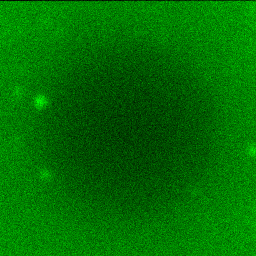
#> input picture FRAP-Analysis/frame1.png, 256 x 256 px
$ jupyter execute --allow-errors YuqiFRAP.ipynb
#> lines starting #> are read from the running program, lines starting #| are printed output that depends on the picture; after the words box and inside, x2 and y2 are one past the last pixel; in counts of white or black regions, pixels touching at a corner belong together
[cell 1]
import cv2
import numpy as np
import matplotlib.pyplot as plt
from scipy.stats import norm
from scipy.optimize import curve_fit
import os
from PIL import Image
import pandas as pd

[cell 2]
def radial_brightness_distribution(gray_image, center):

    # Calculate distances from the center
    y, x = np.indices(gray_image.shape)
    print(gray_image.shape)
    distances = np.sqrt((x - center[0])**2 + (y - center[1])**2)

    # Get unique radii and calculate mean brightness for each radius
    unique_radii = np.unique(distances)
    mean_brightness = [np.mean(gray_image[distances == r]) for r in unique_radii]

    return unique_radii, mean_brightness

# Set the center point for radial brightness distribution
center_point = (130, 130)  # Change the coordinates as needed


# Define the Gaussian function
def gaussian(x, amplitude, mean, stddev):
    return amplitude * np.exp(-((x - mean) / stddev) ** 2 / 2)

#> (a cell that did not finish here is left out)

[cell 4]
img0 = cv2.imread(f'decomposed/decomp0.tif')
#> (the rest of this cell did not finish here and is left out)

[cell 5]
# Set Gaussian parameters for first frame to prevent false fitting

img = cv2.imread(f'decomposed/decomp0.tif')
#> (the rest of this cell did not finish here and is left out)

[cell 6]
indices, sigma, A = [],[],[]

mean_list, shift_list = [],[]

#> (the rest of this cell did not finish here and is left out)

[cell 7]
print(sigma)
plt.scatter(indices, sigma)
plt.show()
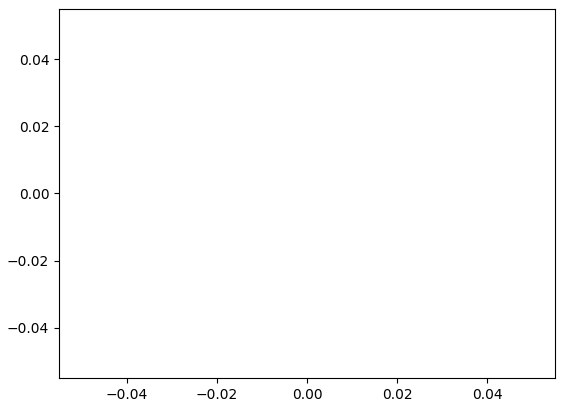
#> figure drawn by matplotlib, 1 panel
#plt.plot(indices, A)

[cell 8]
def linear_function(x, m, b):
    return m * x + b

def FindRoot(m,b):
    return -b/m

#> (a cell that did not finish here is left out)

[cell 10]
log_indices = np.log(indices)
log_A = np.log(A)
nan_indices = np.isinf(log_indices)
log_indices = log_indices[~nan_indices]
log_A = log_A[~nan_indices]
plt.plot(log_indices, log_A)

#> (a cell that did not finish here is left out)

[cell 12]
# Automatic Circle Detection for 2D diffusion
# Read the original image
img = cv2.imread('frame1.png')
#> img is the input picture: shape (256, 256, 3); mean B, G, R 0, 112.2, 0
img_gray = cv2.cvtColor(img, cv2.COLOR_RGB2GRAY)

img2 = cv2.imread('frame4.png')
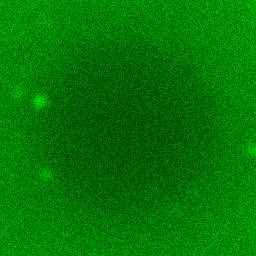
#> input picture FRAP-Analysis/frame4.png, 256 x 256 px
#> img2 is the input picture: shape (256, 256, 3); mean B, G, R 0, 119.2, 0
img2_gray = cv2.cvtColor(img2, cv2.COLOR_RGB2GRAY)

img3 = cv2.imread('frame8.png')
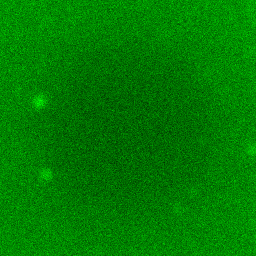
#> input picture FRAP-Analysis/frame8.png, 256 x 256 px
#> img3 is the input picture: shape (256, 256, 3); mean B, G, R 0, 125, 0
img3_gray = cv2.cvtColor(img3, cv2.COLOR_RGB2GRAY)

img4 = cv2.imread('frame12.png')
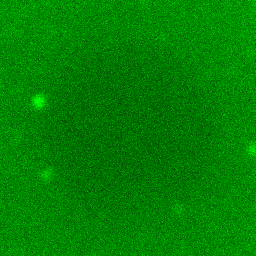
#> input picture FRAP-Analysis/frame12.png, 256 x 256 px
#> img4 is the input picture: shape (256, 256, 3); mean B, G, R 0, 129.5, 0
img4_gray = cv2.cvtColor(img4, cv2.COLOR_RGB2GRAY)
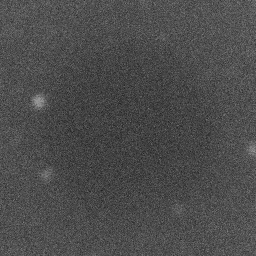
#> img4_gray: shape (256, 256); min 27, max 150, mean 76

# Blur using 3 * 3 kernel.
gray_blurred = cv2.blur(img_gray, (3, 3))
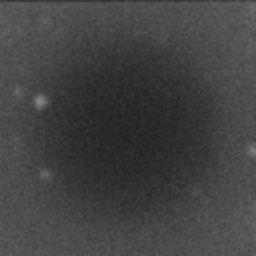
#> gray_blurred: shape (256, 256); min 29, max 136, mean 65.9

a_avg, b_avg, r_avg = [], [], []
# Apply Hough transform on the gray image.
detected_circles = cv2.HoughCircles(img_gray,
				cv2.HOUGH_GRADIENT, 1, 20, param1 = 10,
			param2 = 10, minRadius = 10, maxRadius = 100)
#> detected_circles = 126 rows, first 8: [109.5, 127.5, 99.4], [129.5, 137.5, 99.4], [159.5, 134.5, 95], [129.5, 172.5, 79.6], [173.5, 161.5, 79.6], [151.5, 85.5, 77.4], [181.5, 106.5, 69.7], [90.5, 180.5, 69.7]
# Draw circles that are detected.
if detected_circles is not None:

	# Convert the circle parameters a, b and r to integers.
	detected_circles = np.uint16(np.around(detected_circles))
#> detected_circles = 126 rows, first 8: [110, 128, 99], [130, 138, 99], [160, 134, 95], [130, 172, 80], [174, 162, 80], [152, 86, 77], [182, 106, 70], [90, 180, 70]

	for pt in detected_circles[0, :]:

	 	print(pt)
	 	a_avg.append(pt[0])
	 	b_avg.append(pt[1])
	 	r_avg.append([2])
#> this loop made 126 passes
#> pt on passes 1 to 12: [110, 128, 99], [130, 138, 99], [160, 134, 95], [130, 172, 80], [174, 162, 80], [152, 86, 77], [182, 106, 70], [90, 180, 70], [138, 110, 72], [108, 168, 70], [184, 196, 60], [86, 112, 66]
#| [110 128  99]
#| [130 138  99]
#| [160 134  95]
#| [130 172  80]
#| [174 162  80]
#| [152  86  77]
#| [182 106  70]
#| [ 90 180  70]
#> (further printed lines are left out)
#> after the loop, a_avg = 126 values, max 256 at index 57, min 2 at index 16, mean 127.6; b_avg = 126 values, max 256 at index 82, min 2 at index 71, mean 131.9; r_avg = 126 items, first 6: [2], [2], [2], [2], [2], [2]

a = int(np.average(a_avg))
#> a = 127
b = int(np.average(b_avg))
#> b = 131
r = int(np.average(r_avg))
#> r = 2

cv2.circle(img, (a, b), r, (0, 255, 0), 2)
cv2.circle(img, (a, b), 1, (0, 0, 255), 3)
#> img: shape (256, 256, 3); mean B, G, R 0, 112.2, 0.1
plt.imshow(img)
plt.show()
print(a,b)
#| 127 131

[cell 13]
# Manual Detection
x,y = 130,130
rm = 70
cv2.circle(img, (x, y), rm, (255, 255, 255), 2)
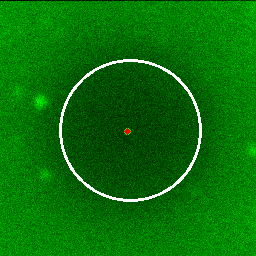
#> img: shape (256, 256, 3); mean B, G, R 5, 115.5, 5.1
cv2.circle(img, (x, y), 1, (255, 255, 0), 2)
#> img: shape (256, 256, 3); 0.03% of pixels changed, all inside (x1, y1, x2, y2) = (128, 128, 133, 133)
plt.imshow(img)
plt.show()

[cell 14]
# Calculate radial brightness distribution
radii, brightness = radial_brightness_distribution(img_gray, center_point)
#| (256, 256)
#> in radial_brightness_distribution, `unique_radii = np.unique(distances)`:
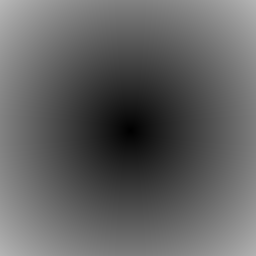
#> distances: shape (256, 256) float64; min 0, max 183.8, mean 98
#> in radial_brightness_distribution, `mean_brightness = [np.mean(gray_image[distances == r]) for r in unique..`: mean_brightness = 6107 values, max 102.5 at index 5934, min 18 at index 6106, mean 66.53
#> radii = 6107 values from 0 to 183.8; brightness has the same summary as mean_brightness in radial_brightness_distribution
radii2, brightness2 = radial_brightness_distribution(img2_gray, center_point)
#| (256, 256)
#> radii2 = 6107 values from 0 to 183.8; brightness2 = 6107 values, max 104.2 at index 5571, min 42.75 at index 16, mean 70.71
radii3, brightness3 = radial_brightness_distribution(img3_gray, center_point)
#| (256, 256)
#> radii3 = 6107 values from 0 to 183.8; brightness3 = 6107 values, max 107 at index 6087, min 50.12 at index 105, mean 73.87
radii4, brightness4 = radial_brightness_distribution(img4_gray, center_point)
#| (256, 256)
#> radii4 = 6107 values from 0 to 183.8; brightness4 = 6107 values, max 103.5 at index 6100, min 53 at index 219, mean 76.44


# Plot the radial brightness distribution
plt.scatter(radii, brightness, color='b', s=1, norm=True)
plt.scatter(radii2, brightness2,color='r', s=0.5, norm=True)
plt.scatter(radii3, brightness3,color='g', s=0.5, norm=True)
plt.scatter(radii4, brightness4,color='y', s=0.5, norm=True)

plt.title('Radial Brightness Distribution')
plt.xlabel('Radius from Center')
plt.ylabel('Mean Brightness')
plt.show()
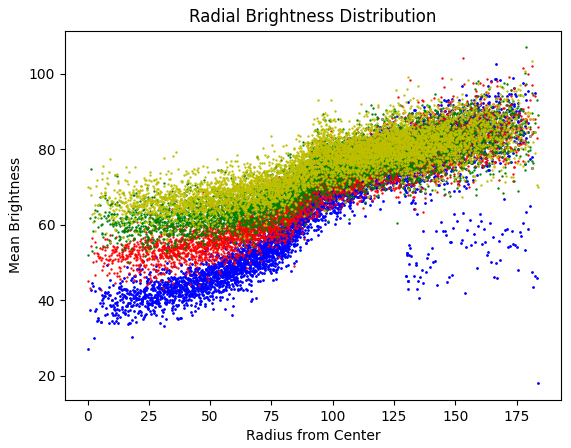
#> figure drawn by matplotlib, 1 panel

[cell 15]
# Mirror the data
mirrored_x_data = np.concatenate((-np.flip(radii), radii))
#> mirrored_x_data = 12214 values from -183.8 to 183.8
mirrored_y_data = np.concatenate((np.flip(brightness), brightness))
#> mirrored_y_data = 12214 values, max 102.5 at index 172, min 18 at index 0, mean 66.53
normalized_array = (mirrored_y_data- np.min(mirrored_y_data)) / (np.max(mirrored_y_data) - np.min(mirrored_y_data))
#> normalized_array = 12214 values, max 1 at index 172, min 0 at index 0, mean 0.574

mirrored_x_data2 = np.concatenate((-np.flip(radii2), radii2))
#> mirrored_x_data2 = 12214 values from -183.8 to 183.8
mirrored_y_data2 = np.concatenate((np.flip(brightness2), brightness2))
#> mirrored_y_data2 = 12214 values, max 104.2 at index 535, min 42.75 at index 6090, mean 70.71
normalized_array2 = (mirrored_y_data2- np.min(mirrored_y_data2)) / (np.max(mirrored_y_data2) - np.min(mirrored_y_data2))
#> normalized_array2 = 12214 values, max 1 at index 535, min 0 at index 6090, mean 0.455

mirrored_x_data3 = np.concatenate((-np.flip(radii3), radii3))
#> mirrored_x_data3 = 12214 values from -183.8 to 183.8
mirrored_y_data3 = np.concatenate((np.flip(brightness3), brightness3))
#> mirrored_y_data3 = 12214 values, max 107 at index 19, min 50.12 at index 6001, mean 73.87
normalized_array3 = (mirrored_y_data3- np.min(mirrored_y_data3)) / (np.max(mirrored_y_data3) - np.min(mirrored_y_data3))
#> normalized_array3 = 12214 values, max 1 at index 19, min 0 at index 6001, mean 0.417

mirrored_x_data4 = np.concatenate((-np.flip(radii4), radii4))
#> mirrored_x_data4 = 12214 values from -183.8 to 183.8
mirrored_y_data4 = np.concatenate((np.flip(brightness4), brightness4))
#> mirrored_y_data4 = 12214 values, max 103.5 at index 6, min 53 at index 5887, mean 76.44
normalized_array4 = (mirrored_y_data4- np.min(mirrored_y_data4)) / (np.max(mirrored_y_data4) - np.min(mirrored_y_data4))
#> normalized_array4 = 12214 values, max 1 at index 6, min 0 at index 5887, mean 0.464

[cell 16]
_data = mirrored_x_data
y_data = normalized_array
#> y_data has the same summary as normalized_array


# Plot the data and the fitted Gaussian distribution
plt.scatter(mirrored_x_data, normalized_array, label='F1', s=0.5)
#plt.scatter(mirrored_x_data2, normalized_array2, label='F4', s=0.5)
#plt.scatter(mirrored_x_data3, normalized_array3, label='F8', s=0.5)
#plt.scatter(mirrored_x_data4, normalized_array4, label='F12', s=0.5)

#> (the rest of this cell did not finish here and is left out)

[cell 17]
def brightness_distribution_along_axis(image, axis):

    # Sum pixel values along the specified axis
#> called with axis = 0
    brightness_distribution = np.sum(image, axis=axis)
#> brightness_distribution = 256 rows, first 8: [0, 35373, 0], [0, 35018, 0], [0, 34813, 0], [0, 34505, 0], [0, 34349, 0], [0, 34465, 0], [0, 33982, 0], [0, 34045, 0]

    return brightness_distribution

# Load an image (replace 'your_image.jpg' with the actual image file)
image = cv2.imread('frame1.png')
if image is None:
    print("Error: Could not read the image.")
    exit()

# Calculate brightness distribution along the x-axis
brightness_along_x = brightness_distribution_along_axis(image, axis=0)
#> brightness_along_x has the same summary as brightness_distribution in brightness_distribution_along_axis
brightness_along_y = brightness_distribution_along_axis(image, axis=1)
#> in brightness_distribution_along_axis (call 2), `brightness_distribution = np.sum(image, axis=axis)`: brightness_distribution = 256 rows, first 8: [0, 10375, 0], [0, 34407, 0], [0, 36045, 0], [0, 35829, 0], [0, 35878, 0], [0, 36574, 0], [0, 36203, 0], [0, 36463, 0]
#> brightness_along_y has the same summary as brightness_distribution in brightness_distribution_along_axis

xy_sum = np.sqrt(brightness_along_x ** 2 + brightness_along_y ** 2)
#> xy_sum = 256 rows, first 8: [0, 36863.1, 0], [0, 49092.8, 0], [0, 50111.7, 0], [0, 49742.5, 0], [0, 49669.8, 0], [0, 50254.3, 0], [0, 49653.1, 0], [0, 49886, 0]

# Plot the brightness distribution
plt.plot(brightness_along_x, label='x')
plt.plot(brightness_along_y, label='y')
plt.plot(xy_sum, label='xy')
plt.title('Brightness Distribution along axis')
plt.xlabel('Pixel Position along axis')
plt.legend()
plt.ylabel('Brightness')
plt.show()
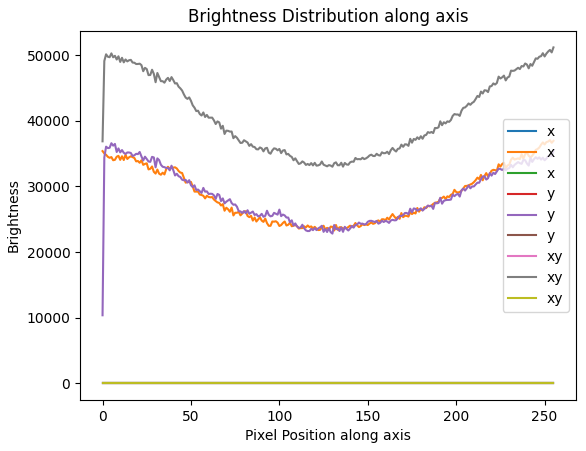
#> figure drawn by matplotlib, 1 panel; curve peaks at x = 253, y = 37041
